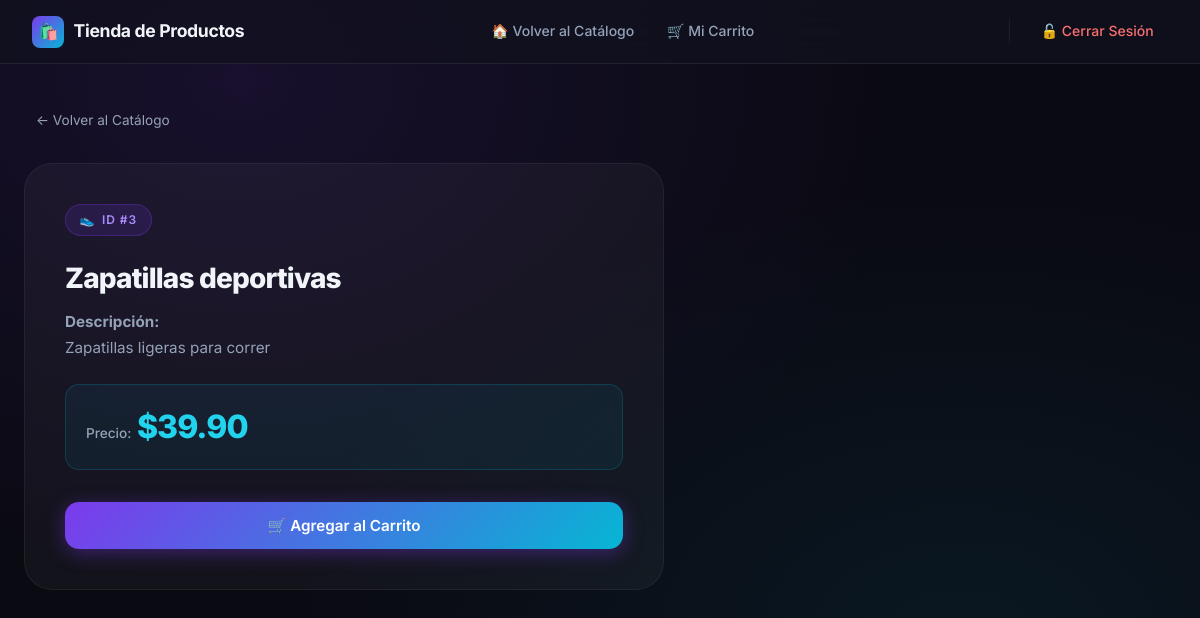
The app's page /producto.php?id=3 (signed in) with its own data.
### tables this page shows
CREATE TABLE productoses (
  id INT NOT NULL AUTO_INCREMENT,
  nombre VARCHAR(255) DEFAULT NULL,
  descripcion TEXT,
  precio DECIMAL(10, 2) DEFAULT NULL,
  PRIMARY KEY (id)
);

### app/helpers/session.helper.php (called while the page is built, shortened)
<?php
function resolveLanguage(): string {
    $lang = 'es';
    return $lang;
}
function loadTexts(string $lang, string $section): array {
    $file = __DIR__ . '/../lang/' . $lang . '.php';
    $all = require $file;
    return $all[$section] ?? [];
}
function productsTable(string $lang): string {
    return ($lang === 'en') ? 'productosen' : 'productoses';
}

### app/lang/es.php (called while the page is built)
<?php
return [
    'panel' => [
        'titulo_pagina'     => 'Tienda de Productos',
        'titulo_panel'      => 'Panel Principal',
        'bienvenido'        => 'Bienvenido',
        'lista_productos'   => 'Catálogo de Productos',
        'nav_panel'         => 'Panel Principal',
        'nav_carrito'       => 'Mi Carrito',
        'nav_cerrar'        => 'Cerrar Sesión',
        'sin_resultados'    => 'No existen resultados.',
        'error_consulta'    => 'Error al obtener productos.',
        'ver_detalle'       => 'Ver detalle',
    ],
    'producto' => [
        'titulo'            => 'Detalle del Producto',
        'bienvenido'        => 'Bienvenido',
        'volver'            => 'Volver al Catálogo',
        'nav_carrito'       => 'Mi Carrito',
        'nav_cerrar'        => 'Cerrar Sesión',
        'descripcion'       => 'Descripción',
        'precio'            => 'Precio',
        'agregar'           => 'Agregar al Carrito',
        'no_encontrado'     => 'Producto no encontrado.',
        'id_invalido'       => 'ID de producto inválido.',
    ],
    'carrito' => [
        'titulo_pagina'     => 'Mi Carrito',
        'titulo'            => 'Carrito de Compras',
        'bienvenido'        => 'Bienvenido',
        'volver'            => 'Volver al Catálogo',
        'nav_carrito'       => 'Mi Carrito',
        'nav_cerrar'        => 'Cerrar Sesión',
        'productos'         => 'Productos en el carrito:',
        'sin_productos'     => 'Tu carrito está vacío.',
        'subtotal'          => 'Total a pagar:',
        'vaciar'            => 'Vaciar carrito',
    ],
    'login' => [
        'titulo'            => 'Iniciar Sesión — Tienda',
        'encabezado'        => 'Bienvenido de vuelta',
        'subtitulo'         => 'Accede a tu tienda',
        'usuario'           => 'Usuario',
        'clave'             => 'Contraseña',
        'recordarme'        => 'Recuérdame',
        'btn_entrar'        => 'Entrar',
        'error'             => 'Credenciales incorrectas. Intenta de nuevo.',
    ],
];

### app/core/DBConnection.php (called while the page is built, shortened)
<?php
class DBConnection {
    private $conexion;
    public function __construct() {
        $this->conexion = new mysqli(DB_HOST, DB_USER, DB_PASS, DB_NAME);
        $this->conexion->set_charset('utf8mb4');
    }
    public function read(string $tabla, string $condicion = '1'): array|false {
        $sql = "SELECT * FROM $tabla WHERE $condicion";
        $resultado = $this->conexion->query($sql);
        if ($resultado) {
            return $resultado->fetch_all(MYSQLI_ASSOC);
        }
        return false;
    }
}

### public/producto.php (the view, shortened to what this page needs)
<?php
require_once __DIR__ . '/../app/helpers/session.helper.php';
require_once __DIR__ . '/../app/core/DBConnection.php';
$id    = (int)$_GET['id'];
$lang  = resolveLanguage();
$texts = loadTexts($lang, 'producto');
$table = productsTable($lang);
$db      = new DBConnection();
$results = $db->read($table, "id = $id");
$prod   = $results[0];
$nombre = htmlspecialchars($prod['nombre']);
$desc   = htmlspecialchars($prod['descripcion']);
$precio = number_format((float)$prod['precio'], 2);
$icons = ['👕','👖','👟','⌚','🎒','🧢','🎧','💻','📱','🛍️'];
$icon  = $icons[($id - 1) % count($icons)];
?>
<!doctype html>
<html lang="<?php echo $lang; ?>">
<head>
  <link rel="stylesheet" href="assets/css/style.css">
</head>
<body>
  <nav class="navbar" role="navigation" aria-label="Navegación principal">
    <div class="navbar-brand">
      <div class="brand-icon">🛍️</div>
      <span>Tienda de Productos</span>
    </div>
    <ul class="navbar-nav">
      <li>
        <a href="mipanel.php" class="nav-link" id="nav-panel">
          🏠 <?php echo $texts['volver']; ?>
        </a>
      </li>
      <li>
        <a href="carrito.php" class="nav-link" id="nav-cart">
          🛒 <?php echo $texts['nav_carrito']; ?>
        </a>
      </li>
    </ul>
    <div style="display:flex;align-items:center;gap:0.5rem">
      <a href="cerrarsesion.php" class="btn-logout" id="nav-logout">
        🔓 <?php echo $texts['nav_cerrar']; ?>
      </a>
    </div>
  </nav>
  <main class="page-wrapper" role="main">
    <a href="mipanel.php" class="back-link" id="back-to-panel">← <?php echo $texts['volver']; ?></a>
    <div class="detail-card">
      <div class="detail-badge">
        <span><?php echo $icon; ?></span>
        <span>ID #<?php echo $id; ?></span>
      </div>
      <h1 class="detail-title"><?php echo $nombre; ?></h1>
      <p class="detail-description">
        <strong><?php echo $texts['descripcion']; ?>:</strong><br>
        <?php echo nl2br($desc); ?>
      </p>
      <div class="detail-price">
        <span class="price-label"><?php echo $texts['precio']; ?>:</span>
        <span class="price-value">$<?php echo $precio; ?></span>
      </div>
      <form id="add-to-cart-form" action="carrito.php" method="POST">
        <button
          id="btn-add-cart"
          type="submit"
          class="btn btn-primary btn-full btn-lg"
          data-label="<?php echo $texts['agregar']; ?>"
        >
          🛒 <?php echo $texts['agregar']; ?>
        </button>
      </form>
    </div>
  </main>
</body>
</html>

### records on screen
productoses: nombre "Zapatillas deportivas", descripcion "Zapatillas ligeras para correr", precio "39.90"

### other values on screen
$texts['volver'] "Volver al Catálogo"
$texts['nav_carrito'] "Mi Carrito"
$texts['nav_cerrar'] "Cerrar Sesión"
$icon "👟"
$id "3"
$texts['descripcion'] "Descripción"
$texts['precio'] "Precio"
$texts['agregar'] "Agregar al Carrito"
